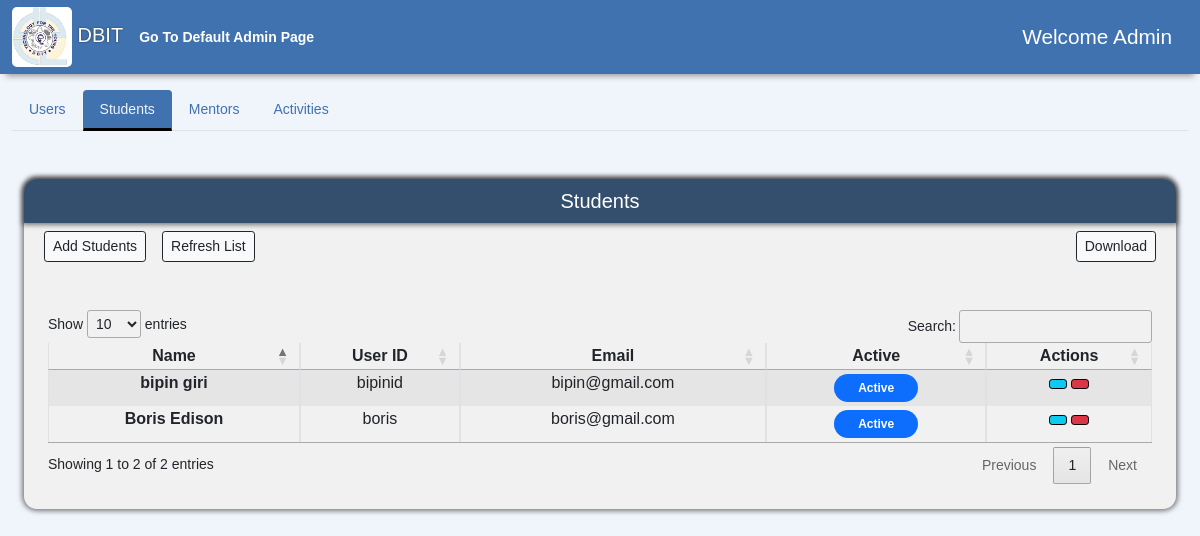
Page /AdminPage/student (signed in) on the earlier database version.
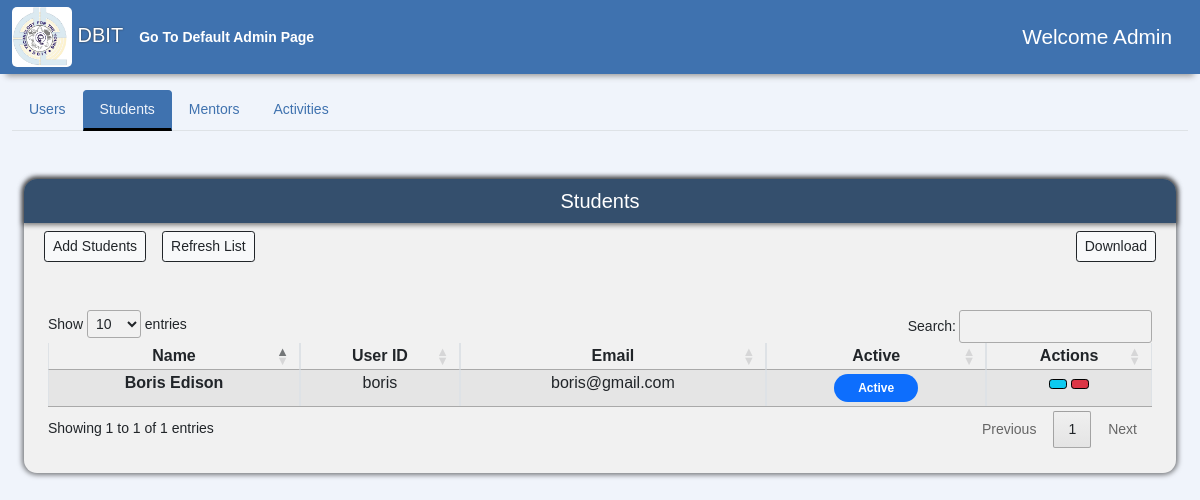
Same page on the later database version.
### accounts/models.py (models this page shows, shortened)
class User(AbstractUser):
    usr_id = models.CharField(max_length=50, unique=True)
    username = None
    email = models.EmailField(max_length=255, unique=True)
    created_on = models.DateTimeField(auto_now_add=True)
    is_active = models.BooleanField(default=True)
    is_staff = models.BooleanField(default=False)
    is_superuser = models.BooleanField(default=False)
    first_name = models.CharField(max_length=50, null=True)
    last_name = models.CharField(max_length=50, null=True)
    middle_name = models.CharField(max_length=50, null=True)
    phone = models.CharField(max_length=10, null=True, blank=True)
    profile_img = models.ImageField(
        default='logo.png', null=True, blank=True, upload_to='images/')
    USERNAME_FIELD = 'email'
    REQUIRED_FIELDS = ['usr_id', ]
    objects = CustomUserManager()

### AdminPage/views.py (the view)
# urls.py: path('student', views.Adminstudent, name= 'admin-student'),
@login_required(login_url='Login')
def Adminstudent(request):
    if request.user.is_superuser:
        students = User.objects.filter(is_staff=False)
        context = {'users': students}
        return render(request,'AdminPage/admin-student.html',context)
    else:
        return HttpResponse("You are not authorized to view this page")

### AdminPage/templates/AdminPage/admin-student.html (shortened to what this page needs)
{% extends "admin.html" %}
{% load static %}
{% block studentTabButton %}
<button class="nav-link active" id="nav-students-tab" data-bs-toggle="tab" data-bs-target="#nav-students" type="button" role="tab" aria-controls="nav-students-tab" aria-selected="true">
  Students
</button>
{% endblock %}
{% block studentTabContent %}
<div class="tab-pane fade active show " id="nav-students" role="tabpanel" aria-labelledby="nav-students-tab">
  <div class="container-fluid mb-5">
    <div class="sidebar flex-shrink-0 dashboard-navigation">
      <div class="sidebar-heading d-flex align-items-center justify-content-center">
        <h5>Students</h5>
      </div>
      <div class="container-fluid" style="overflow-x: auto;">
        <div class="d-flex bd-highlight mb-3">
          <div class="p-2 bd-highlight">
            <button type="button" onclick="window.location.href = '{% url 'register'  %}';" class="btn btn-light ms-auto btn-sm btn-outline-dark" d>
              Add Students
            </button>
          </div>
          <div class="p-2 bd-highlight">
            <button type="button" onClick="window.location.reload()" class="btn btn-light  btn-sm btn-outline-dark" type="button">
              Refresh List
            </button>
          </div>
          <div class="ms-auto p-2 bd-highlight">
            <button type="button" onclick="alert('Logic to download csv');" class="btn btn-light meetings-btn ms-auto btn-sm btn-outline-dark" data-bs-toggle="modal" data-bs-target="#staticBackdrop">
              Download
            </button>
          </div>
        </div>
      </div>
      <div class="table-div m-4 mt-4 mb-4">
        <table class="table table-striped table-bordered" style="widows: 100%;" id="student-table">
          <thead >
            <tr >
              <th scope="col" class="px-2 py-1 text-center">Name</th>
              <th scope="col" class="px-2 py-1 text-center">User ID</th>
              <th scope="col" class="px-2 py-1 text-center">Email</th>
              <th scope="col" class="px-2 py-1 text-center">Active</th>
              <th scope="col" class="px-2 py-1 text-center">Actions</th>
            </tr>
          </thead>
          <tbody id="myTable">
            {% for user in users %}
            <tr>
              <th scope="row" class="px-2 py-1 text-center">{{user.first_name}} {{user.last_name}}</th>
              <td class="px-2 py-1 text-center">{{user.usr_id}}</td>
              <td class="px-2 py-1 text-center">{{user.email}}</td>
              <td class="px-2 py-1 text-center">
                {% if user.is_active %}
                <span class="badge bg-primary rounded-pill px-4 py-2">Active</span> {% else %}
                <span class="badge bg-danger rounded-pill px-4 py-2">Inactive</span> {% endif %}
              </td>
              <td class="px-2 py-1 text-center">
                <button type="button" class="btn btn-info ms-auto btn-sm" style="border-color: black" onClick="window.location.href='{% url 'update-user' user.usr_id %}'">
                </button>
                <form action="{% url 'delete-user' user.id %}" class="mb-0" style="display: inline-block" method='POST'>
                    <button type="submit" class="btn btn-danger ms-auto btn-sm" style="border-color: black" onClick="return confirm('Are you sure Do you want to delete this user/account ?');">
                    </button>
                </form>
              </td>
            </tr>
            {% endfor %}
          </tbody>
        </table>
      </div>
    </div>
  </div>
</div>
{% endblock %}

Differences in the rows shown:
removed User: first_name "bipin", last_name "giri", usr_id "bipinid", email "bipin@gmail.com", is_active "Active"
Other differences:
text written by a page script: "Show entries Search: Showing 1 to 2 of 2 entries Previous 1 Next" → "Show entries Search: Showing 1 to 1 of 1 entries Previous 1 Next"
